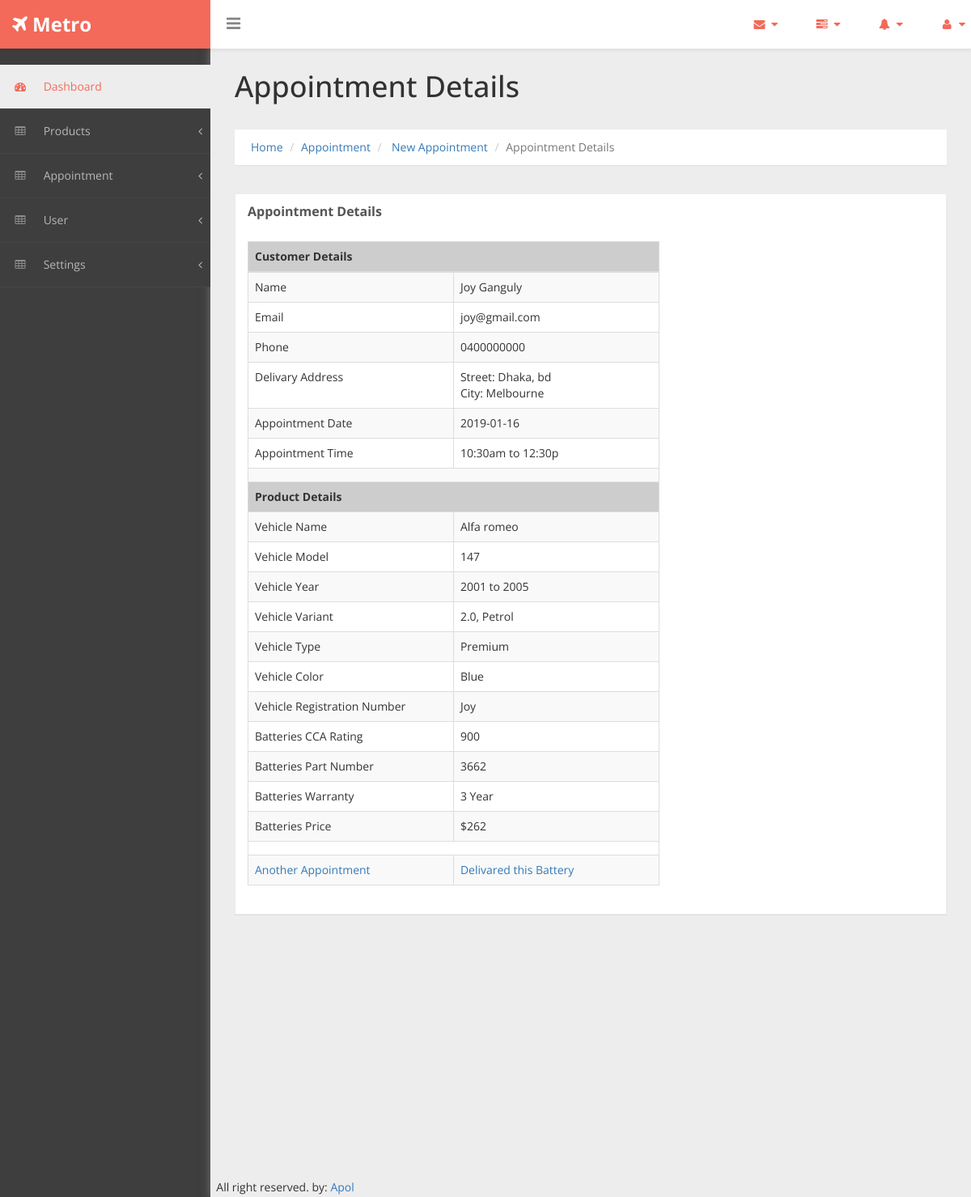
Page /moin/showAppointment.php?aid=5c33ddde9ddb16.29380194 on the committed database.
### tables this page shows
CREATE TABLE `tbl_appointment` (
  `id` int(255) NOT NULL,
  `aid` varchar(23) NOT NULL,
  `pid` varchar(23) NOT NULL,
  `vehicleRegNum` varchar(30) NOT NULL,
  `vehicleColor` varchar(15) NOT NULL,
  `streetAddress` varchar(40) NOT NULL,
  `city` varchar(20) NOT NULL,
  `appointmentDate` date NOT NULL,
  `appointmentTime` varchar(17) NOT NULL,
  `firstName` varchar(20) NOT NULL,
  `lastName` varchar(20) NOT NULL,
  `email` varchar(30) NOT NULL,
  `phone` varchar(15) NOT NULL,
  `status` int(2) NOT NULL,
  `created_at` datetime NOT NULL,
  `updated_at` datetime NOT NULL,
  `deleted_at` datetime NOT NULL
);

CREATE TABLE `tbl_batteries` (
  `id` int(255) NOT NULL,
  `uId` varchar(23) NOT NULL,
  `vehicleMake` varchar(30) NOT NULL,
  `vehicleModel` varchar(30) NOT NULL,
  `vehicleYear` varchar(12) NOT NULL,
  `vehicleVariant` varchar(50) NOT NULL,
  `vehicleType` varchar(25) NOT NULL,
  `ccaRating` varchar(4) NOT NULL,
  `partNumber` varchar(6) NOT NULL,
  `warranty` int(3) NOT NULL,
  `price` varchar(10) NOT NULL,
  `comment` varchar(50) NOT NULL,
  `status` int(2) NOT NULL,
  `created_at` datetime NOT NULL,
  `updated_at` datetime NOT NULL,
  `deleted_at` datetime NOT NULL
);

### Src/Products/Batteries.php (called while the page is built, shortened)
<?php
class Batteries{
    public $appointmentId;
    public $data, $productId;
    public $conn;
    public function __construct() {
        try {
            $this->conn = new PDO('mysql:host=localhost;dbname=saifelif_metro', 'root', '');
        } catch (PDOException $e) {
            echo 'Error: ' . $e->getMessage();
        }
    }
    public function assign($data) {
        if (!empty($data['aid'])) {
            $this->appointmentId = $data['aid'];
        }
        return $this;
    }
    public function getAppointmentDetailsWithProductDetails(){
        try {
            $Query = "SELECT * FROM tbl_appointment INNER JOIN tbl_batteries ON tbl_appointment.pid = tbl_batteries.uid WHERE tbl_appointment.aid = :appointmentId";
            $q = $this->conn->prepare($Query);
            $q->execute(array(
               ':appointmentId' => $this->appointmentId,
            ));
            $rowCount = $q->rowCount();
            if ($rowCount > 0) {
                while ($row = $q->fetch(PDO::FETCH_ASSOC)) {
                    $this->data[] = $row;
                }
                return $this->data;
            } else {
                return $rowCount;
            }
        } catch (PDOException $e) {
            echo "Error: " . $e->getMessage();
        }
        return $this;
    }
}

### moin/showAppointment.php (the view, shortened to what this page needs)
<?php include_once ('../vendor/autoload.php');
$appointmentObject = new Metro\Products\Batteries();
$appointmentDetails = $appointmentObject->assign($_REQUEST)->getAppointmentDetailsWithProductDetails();
?>
    <?php require_once 'header.php'; ?>
        <?php require_once 'sidebar.php'; ?>
            <div id="page-wrapper">
                <div class="header">
                    <h1 class="page-header">
                             Appointment Details
                        </h1>
                    <ol class="breadcrumb">
                        <li><a href="index.php">Home</a></li>
                        <li><a href="#">Appointment</a></li>
                        <li> <a href="newAppointment.php"> New Appointment</a></li>
                        <li class="active">Appointment Details</li>
                    </ol>
                </div>
                <div id="page-inner">
                    <div class="row">
                        <div class="col-md-12">
                            <div class="panel panel-default">
                                <div class="panel-heading">
                                    Appointment Details
                                </div>
                                <div class="panel-body">
                                    <?php
                                if(!empty($appointmentDetails)){ ?>
                                        <div class="table-responsive">
                                            <table class="table table-striped table-bordered table-hover" id="" style="width:60%">
                                                <thead>
                                                    <tr>
                                                        <th colspan="2" style="background-color:#cdcdcd;">Customer Details</th>
                                                    </tr>
                                                </thead>
                                                <tbody>
                                                    <?php
                                            foreach($appointmentDetails as $appointment) { ?>
                                                        <tr class="odd gradeX">
                                                            <td width="50%">Name</td>
                                                            <td>
                                                                <?php echo ucfirst($appointment["firstName"]). " " .ucfirst($appointment['lastName']); ?>
                                                            </td>
                                                        </tr>
                                                        <tr class="odd gradeX">
                                                            <td>Email</td>
                                                            <td>
                                                                <?php echo $appointment["email"]; ?>
                                                            </td>
                                                        </tr>
                                                        <tr class="odd gradeX">
                                                            <td>Phone</td>
                                                            <td>
                                                                <?php echo $appointment["phone"]; ?>
                                                            </td>
                                                        </tr>
                                                        <tr class="odd gradeX">
                                                            <td>Delivary Address</td>
                                                            <td>
                                                                <?php echo 'Street: '.ucfirst($appointment["streetAddress"]); ?>
                                                                    <br>
                                                                    <?php echo 'City: '.ucfirst($appointment["city"]); ?>
                                                            </td>
                                                        </tr>
                                                        <tr class="odd gradeX">
                                                            <td>Appointment Date</td>
                                                            <td>
                                                                <?php echo $appointment["appointmentDate"]; ?>
                                                            </td>
                                                        </tr>
                                                        <tr class="odd gradeX">
                                                            <td>Appointment Time</td>
                                                            <td>
                                                                <?php echo $appointment["appointmentTime"]; ?>
                                                            </td>
                                                        </tr>
                                                        <tr>
                                                            <th colspan="2"></th>
                                                        </tr>
                                                        <tr>
                                                            <th colspan="2" style="background-color:#cdcdcd;">Product Details</th>
                                                        </tr>
                                                        <tr class="odd gradeX">
                                                            <td>Vehicle Name</td>
                                                            <td>
                                                                <?php echo ucfirst($appointment["vehicleMake"]); ?>
                                                            </td>
                                                        </tr>
                                                        <tr class="odd gradeX">
                                                            <td>Vehicle Model</td>
                                                            <td>
                                                                <?php echo ucfirst($appointment["vehicleModel"]); ?>
                                                            </td>
                                                        </tr>
                                                        <tr class="odd gradeX">
                                                            <td>Vehicle Year</td>
                                                            <td>
                                                                <?php echo ucfirst($appointment["vehicleYear"]); ?>
                                                            </td>
                                                        </tr>
                                                        <tr class="odd gradeX">
                                                            <td>Vehicle Variant</td>
                                                            <td>
                                                                <?php echo ucfirst($appointment["vehicleVariant"]); ?>
                                                            </td>
                                                        </tr>
                                                        <tr class="odd gradeX">
                                                            <td>Vehicle Type</td>
                                                            <td>
                                                                <?php echo ucfirst($appointment["vehicleType"]); ?>
                                                            </td>
                                                        </tr>
                                                        <tr class="odd gradeX">
                                                            <td>Vehicle Color</td>
                                                            <td>
                                                                <?php echo ucfirst($appointment["vehicleColor"]); ?>
                                                            </td>
                                                        </tr>
                                                        <tr class="odd gradeX">
                                                            <td>Vehicle Registration Number</td>
                                                            <td>
                                                                <?php echo ucfirst($appointment["vehicleRegNum"]); ?>
                                                            </td>
                                                        </tr>
                                                        <tr class="odd gradeX">
                                                            <td>Batteries CCA Rating </td>
                                                            <td>
                                                                <?php echo ucfirst($appointment["ccaRating"]); ?>
                                                            </td>
                                                        </tr>
                                                        <tr class="odd gradeX">
                                                            <td>Batteries Part Number</td>
                                                            <td>
                                                                <?php echo ucfirst($appointment["partNumber"]); ?>
                                                            </td>
                                                        </tr>
                                                        <tr class="odd gradeX">
                                                            <td>Batteries Warranty</td>
                                                            <td>
                                                                <?php echo ucfirst($appointment["warranty"]).' Year'; ?>
                                                            </td>
                                                        </tr>
                                                        <tr class="odd gradeX">
                                                            <td>Batteries Price</td>
                                                            <td>
                                                                <?php echo '$'.ucfirst($appointment["price"]); ?>
                                                            </td>
                                                        </tr>
                                                        <tr class="odd gradeX">
                                                            <td colspan="2"></td>
                                                        </tr>
                                                        <tr class="odd gradeX">
                                                            <td><a href="newAppointment.php" title="Another Appointment">Another Appointment</a></td>
                                                            <td>
                                                                <a href="cretateCustomer.php" >Delivared this Battery</a>
                                                            </td>
                                                        </tr>
                                                                <?php
                                          }
                                        ?>
                                                </tbody>
                                            </table>
                                        </div>
                                        <?php }else {
                                    echo 'data nai';
                                }
                             ?>
                                </div>
                            </div>
                        </div>
                    </div>
                </div>
                <?php require_once 'footer.php'; ?>

### moin/assets/css/custom-styles.css (style rules this page uses)
body { font-family: 'Open Sans', sans-serif; background: #3E3E3E; }
#page-wrapper { padding: 15px 15px; min-height: 600px; background: #EDEDED; }
#page-inner { width:100%; margin:10px 20px 10px 0px; background-color:transparent; padding: 15px 30px; min-height:1200px; }
h1, .h1, h2, .h2, h3, .h3 { margin-top: 7px; margin-bottom: -5px; }
.panel { border-radius:0px; }
#page-wrapper { position: relative; top: 55px; box-shadow: 0 0 10px #757575; -moz-box-shadow: 0 0 10px #757575; -webkit-box-shadow: 0 0 10px #757575; }
.breadcrumb { padding: 12px 10px 12px 20px; margin-bottom: 20px; list-style: none; border-radius: 0; -webkit-box-shadow: 0 1px 1px rgba(0,0,0,.05); box-shadow: 0 1px 1px rgba(0,0,0,.05);background: #fff; }
.page-header { margin: 0;border-bottom: 1px solid transparent;text-align: left;background-color: rgb(237, 237, 237);padding: 32px 22px 32px 0;color: #323232; }
.panel-default { border-color: #ECECEC; }
.panel-default > .panel-heading { color: #555; border-color: #FFF; font-weight:bold;background: #FFFFFF; font-size: 16px; text-shadow: none; }
.panel-heading { border-bottom: 1px solid transparent; border-top-left-radius: 3px; border-top-right-radius: 3px; }
.header { margin: 0 30px; }
@media (min-width:768px) { #page-wrapper { margin: 0 0 0 260px; padding: 0; min-height: 1200px; } }

### rows in the picture
tbl_appointment: firstName "Joy", lastName "Ganguly", email "joy@gmail.com", phone "0400000000", streetAddress "Dhaka, bd", city "Melbourne", appointmentDate "2019-01-16", appointmentTime "10:30am to 12:30p", tbl_batteries.vehicleMake "Alfa romeo", tbl_batteries.vehicleModel "147", tbl_batteries.vehicleYear "2001 to 2005", tbl_batteries.vehicleVariant "2.0, Petrol", tbl_batteries.vehicleType "Premium", vehicleColor "Blue", vehicleRegNum "Joy", tbl_batteries.ccaRating "900", tbl_batteries.partNumber "3662", tbl_batteries.warranty "3", tbl_batteries.price "262"
